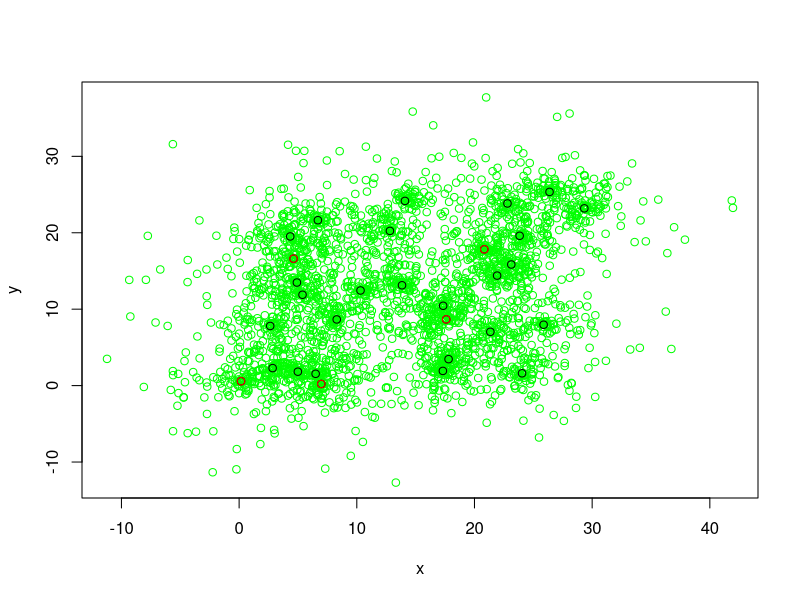

Reproduce this figure in R. (Note: this script raises an error after producing the figure.)
## set.seed(1001) # setting the random number generator
L <- 30 # maximum range
nparents <- 30 # number of starting parents
offspr_per_parent <- 100 # yup
noffspr <- nparents * offspr_per_parent # total offspring
dispdist <- 3 # dispersal distance

parent_x <- runif(nparents, min = 0, max = L) # parent x value from uniform distribution
parent_y <- runif(nparents, min = 0, max = L) # parent y value from uinform distribution

parent_xy <- data.frame(parent_x=parent_x, parent_y=parent_y)

# Could be a lot less resource intensive #
angle <- runif(noffspr, min = 0, max = 2 * pi) # angle of dispersal from uniform distribution
dist <- rexp(noffspr, 1/dispdist) # distance of dispersal from exponential distribution (average at 1/2)

offspr_x <- rep(parent_x, each = offspr_per_parent) + cos(angle) * dist # offspring x location: repeat parent x value for each offspring + cosine angle times distance
offspr_y <- rep(parent_y, each = offspr_per_parent) + sin(angle) * dist # same as before

offspr_pos <- data.frame(offspr_x=offspr_x, offspr_y=offspr_y) # binding the x and y values together

### Fungal Dispersal ###
f_colonies <- 5
f_spores <- 200 # it's probably a lot more(?)
f_dispdist <- .5

p_infection <- 0.25
f_movedist <- 5

# Assuming the fungal pathogens depend on parent trees to survive?
fparent_xy <- parent_xy[sample(nrow(parent_xy), f_colonies), ] # starting location of fungi is on existing parent trees
#names(fparent_xy)[names(fparent_xy)=="x"] <- "fparent_x"
#names(fparent_xy)[names(fparent_xy)=="y"] <- "fparent_y"  # renaming the columns for consistency

fangle <- runif(f_spores, min = 0, max = 2*pi) # list of angles to shoot off the spores
fdist <- rexp(f_spores, 1/f_dispdist) # distances to shoot off spores
foffspr_x <- rep(fparent_xy$x, each = f_spores) + cos(fangle) * fdist
foffspr_y <- rep(fparent_xy$y, each = f_spores) + sin(fangle) * fdist


foffspr_xy <- data.frame(foffspr_x=foffspr_x, foffspr_y=foffspr_y) # landing locations of spores

# match up spores with seedlings/trees (within f_movedist) for next gen infection

names(offspr_pos) <- c("x", "y")
names(parent_xy) <- c("x", "y")
treeloc <- rbind(parent_xy, offspr_pos) # all tree locations

names(fparent_xy) <- c("x", "y")
names(foffspr_xy) <- c("x", "y")
fungiloc <- rbind(fparent_xy, foffspr_xy) # all fungi locations

plot(offspr_pos, col="green")
points(parent_xy, col="black")
points(fparent_xy, col="red")
points(foffspr_xy, col="orange")


pythagdist <- function(x1, x2, y1, y2){
    xdist2 = (x1-x2)^2
    ydist2 = (y1-y2)^2
    zdist = sqrt(xdist2+ydist2)
    return(zdist)

}

#testlist <- pythagdist(treeloc$x, fungiloc$x, treeloc$y, fungiloc$y)

for (i in treeloc$x){
    for (j in fungiloc$x){
        if (pythagdist(treeloc$x[i], fungiloc$x[j], treeloc$y[i], fungiloc$y[j]) < f_movedist){
            return(treeloc$x[i])
            return(treeloc$y[i])
        }
    }

}
# reset fungus to infected trees

# kill off some of the infected trees based on age (95% mortality when young, 5% when old...?)



#
# We would need to add a separate system for the fungi and an interaction so they would be antagonistic